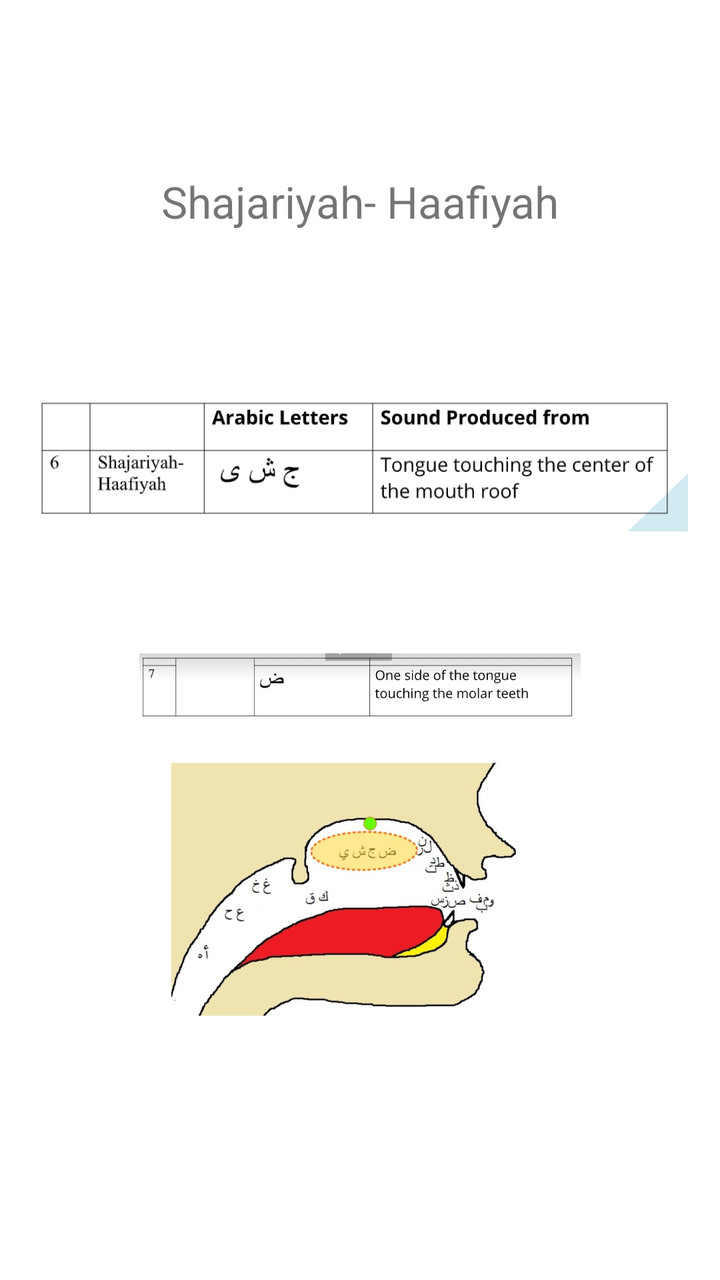
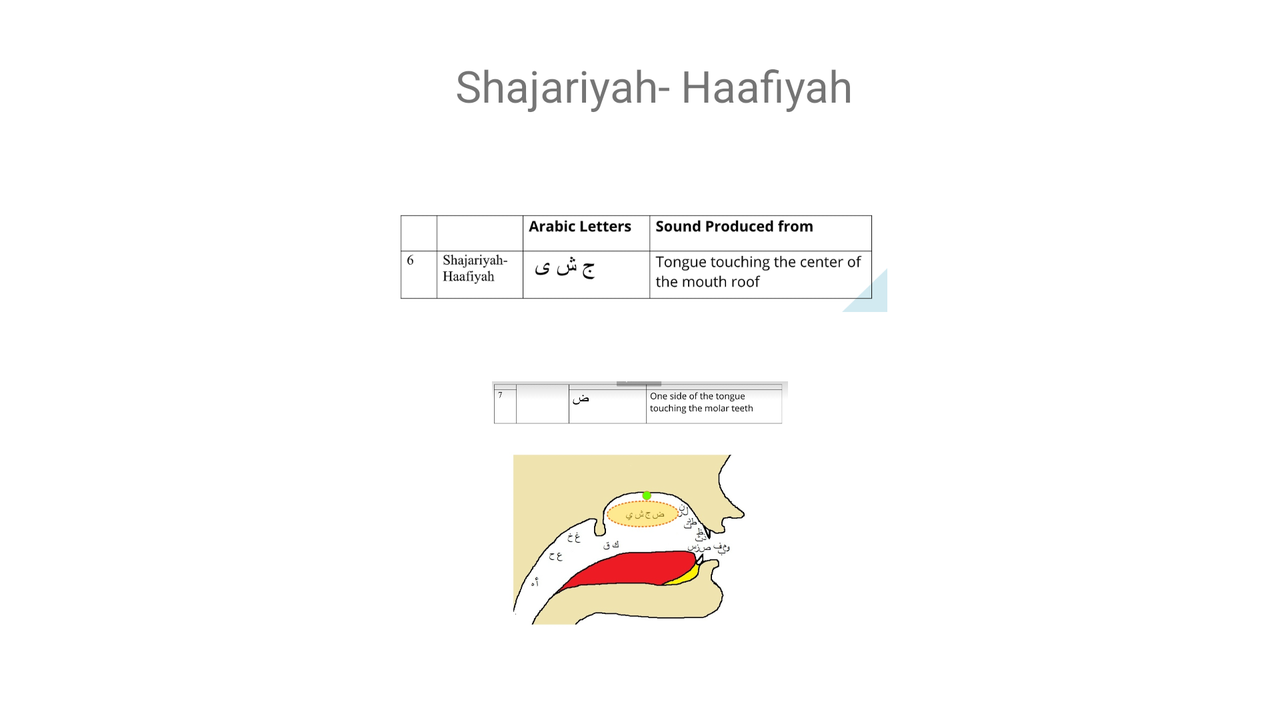

An Android layout and its configuration variant, each rendered on a device that would load it. The default file and the variant file are quoted in full after the pictures.
<!-- AndroidManifest.xml: application theme Theme.Mc_Assignment3_Bsef18a539 -->
<!-- res/layout/activity_learn_shajariyah_haafiyah.xml -->
<?xml version="1.0" encoding="utf-8"?>
<androidx.constraintlayout.widget.ConstraintLayout xmlns:android="http://schemas.android.com/apk/res/android"
    xmlns:app="http://schemas.android.com/apk/res-auto"
    xmlns:tools="http://schemas.android.com/tools"
    android:layout_width="match_parent"
    android:layout_height="match_parent"
    tools:context=".learn_Shajariyah_Haafiyah">

    <ImageView
        android:id="@+id/imageView7"
        android:layout_width="0dp"
        android:layout_height="0dp"
        android:layout_marginStart="16dp"
        android:layout_marginEnd="16dp"
        android:layout_marginBottom="5dp"
        app:layout_constraintBottom_toTopOf="@+id/imageView8"
        app:layout_constraintEnd_toEndOf="parent"
        app:layout_constraintStart_toStartOf="parent"
        app:layout_constraintTop_toBottomOf="@+id/textView7"
        app:srcCompat="@drawable/shajariyah1" />

    <ImageView
        android:id="@+id/imageView8"
        android:layout_width="0dp"
        android:layout_height="0dp"
        android:layout_marginStart="18dp"
        android:layout_marginEnd="18dp"
        android:layout_marginBottom="131dp"
        app:layout_constraintBottom_toBottomOf="parent"
        app:layout_constraintEnd_toEndOf="parent"
        app:layout_constraintStart_toStartOf="parent"
        app:layout_constraintTop_toBottomOf="@+id/imageView7"
        app:srcCompat="@drawable/shajariyah2" />

    <TextView
        android:id="@+id/textView7"
        android:layout_width="wrap_content"
        android:layout_height="wrap_content"
        android:layout_marginTop="86dp"
        android:layout_marginBottom="24dp"
        android:text="Shajariyah- Haafiyah"
        android:textSize="22sp"
        app:layout_constraintBottom_toTopOf="@+id/imageView7"
        app:layout_constraintEnd_toEndOf="parent"
        app:layout_constraintStart_toStartOf="parent"
        app:layout_constraintTop_toTopOf="parent" />
</androidx.constraintlayout.widget.ConstraintLayout>
<!-- resources referenced by this layout -->
<resources>
  <!-- drawable shajariyah1: png bitmap (drawable, 27376 bytes) -->
  <!-- drawable shajariyah2: png bitmap (drawable, 282501 bytes) -->
  <style name="Theme.Mc_Assignment3_Bsef18a539" parent="Theme.MaterialComponents.DayNight.NoActionBar">
          
          <item name="colorPrimary">@color/purple_500</item>
          <item name="colorPrimaryVariant">@color/purple_700</item>
          <item name="colorOnPrimary">@color/white</item>
          
          <item name="colorSecondary">@color/teal_200</item>
          <item name="colorSecondaryVariant">@color/teal_700</item>
          <item name="colorOnSecondary">@color/black</item>
          
          <item name="android:statusBarColor" tools:targetApi="l">?attr/colorPrimaryVariant</item>
          
      </style>
</resources>
<!-- res/layout-land/activity_learn_shajariyah_haafiyah.xml (the repository's variant of the layout above) -->
<!-- drawn on the phone turned sideways -->
<?xml version="1.0" encoding="utf-8"?>
<androidx.constraintlayout.widget.ConstraintLayout xmlns:android="http://schemas.android.com/apk/res/android"
    xmlns:app="http://schemas.android.com/apk/res-auto"
    xmlns:tools="http://schemas.android.com/tools"
    android:layout_width="match_parent"
    android:layout_height="match_parent"
    tools:context=".learn_Shajariyah_Haafiyah">

    <ImageView
        android:id="@+id/imageView7"
        android:layout_width="247dp"
        android:layout_height="0dp"
        app:layout_constraintBottom_toTopOf="@+id/imageView8"
        app:layout_constraintEnd_toEndOf="parent"
        app:layout_constraintStart_toStartOf="parent"
        app:layout_constraintTop_toBottomOf="@+id/textView7"
        app:srcCompat="@drawable/shajariyah1" />

    <ImageView
        android:id="@+id/imageView8"
        android:layout_width="0dp"
        android:layout_height="0dp"
        android:layout_marginStart="6dp"
        android:layout_marginEnd="6dp"
        android:layout_marginBottom="47dp"
        app:layout_constraintBottom_toBottomOf="parent"
        app:layout_constraintEnd_toEndOf="parent"
        app:layout_constraintStart_toStartOf="parent"
        app:layout_constraintTop_toBottomOf="@+id/imageView7"
        app:srcCompat="@drawable/shajariyah2" />

    <TextView
        android:id="@+id/textView7"
        android:layout_width="wrap_content"
        android:layout_height="wrap_content"
        android:layout_marginTop="28dp"
        android:layout_marginEnd="17dp"
        android:layout_marginBottom="11dp"
        android:text="Shajariyah- Haafiyah"
        android:textSize="22sp"
        app:layout_constraintBottom_toTopOf="@+id/imageView7"
        app:layout_constraintEnd_toEndOf="@+id/imageView7"
        app:layout_constraintTop_toTopOf="parent" />
</androidx.constraintlayout.widget.ConstraintLayout>
